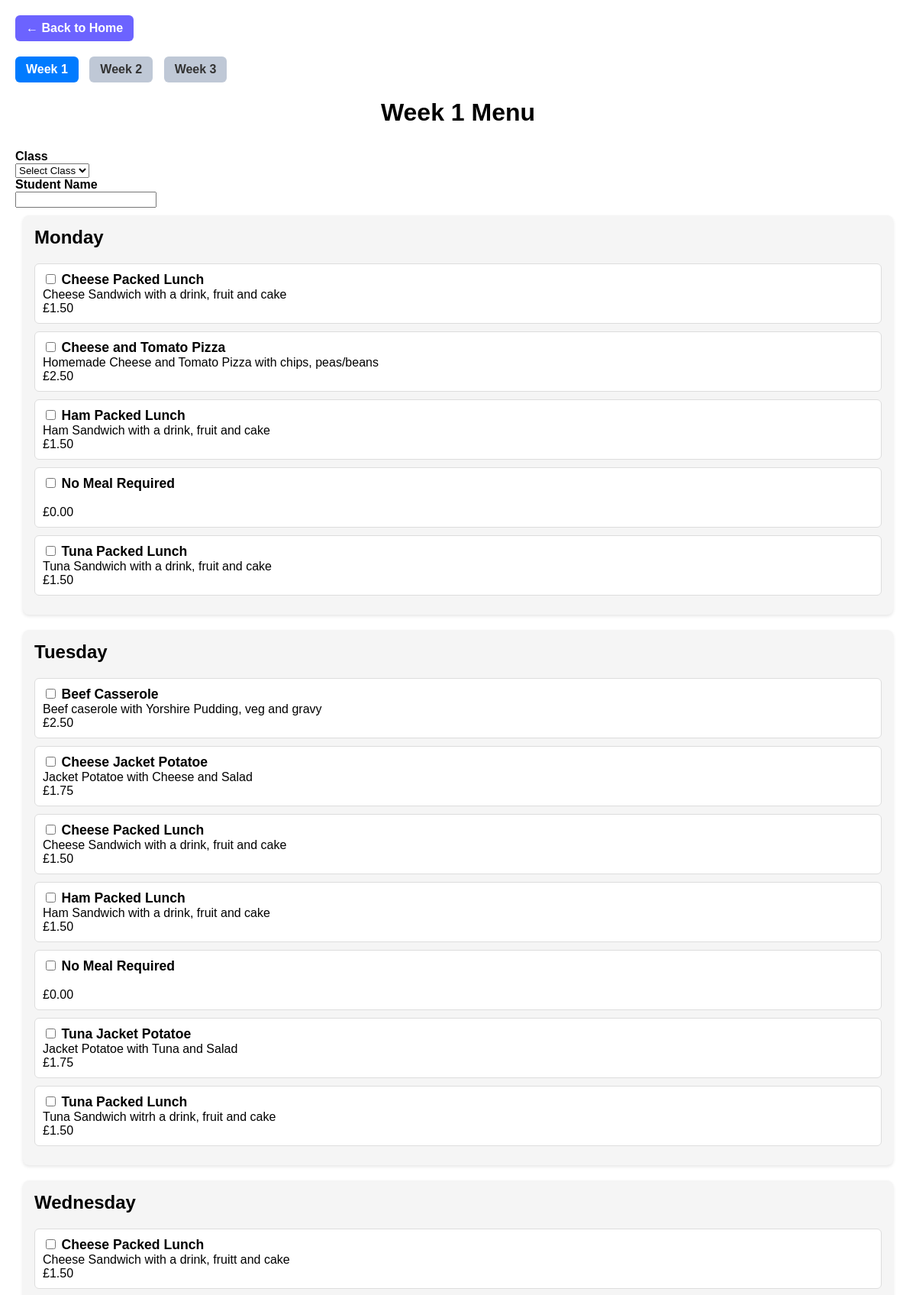
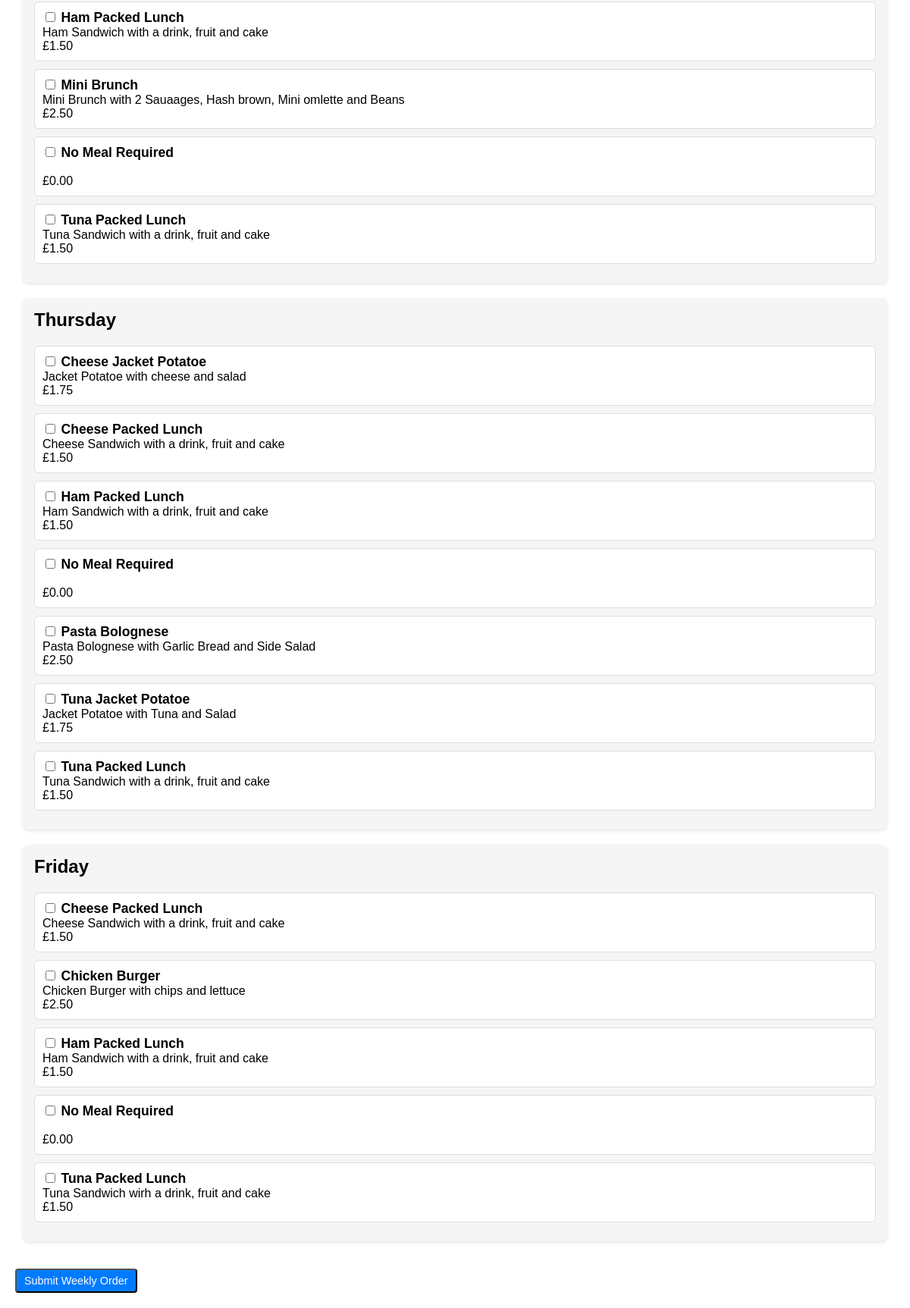
Page /menu/1/ on the committed database (2 pictures, top to bottom).
### mealshub/models.py (models this page shows, shortened)
class Meal(models.Model):
    name = models.CharField(max_length=100)
    description = models.TextField(blank=True)
    category = models.CharField(max_length=50, blank=True)
    price = models.DecimalField(max_digits=5, decimal_places=2)
    is_available = models.BooleanField(default=True)
    week = models.IntegerField(choices=WEEK_CHOICES)
    day = models.CharField(max_length=3, choices=DAY_CHOICES)

### mealshub/views.py (the view)
# urls.py: path("menu/<int:week_number>/", views.menu_view, name="menu"),
def menu_view(request, week_number):
    meals = Meal.objects.filter(
        week=week_number,
        is_available=True
        ).order_by('day', 'name')
    days = ['Mon', 'Tue', 'Wed', 'Thu', 'Fri']
    grouped = {day: [] for day in days}
    for meal in meals:
        grouped[meal.day].append(meal)
    context = {
        "week_number": week_number,
        "grouped_meals": grouped
    }
    return render(request, "mealshub/menu.html", context)

### mealshub/templates/mealshub/menu.html (shortened to what this page needs)
<a href="/" class="return-btn">← Back to Home</a>
<div style="margin-bottom:20px;">
    <a href="/menu/1/" class="week-btn {% if week_number == 1 %}active{% endif %}">Week 1</a>
    <a href="/menu/2/" class="week-btn {% if week_number == 2 %}active{% endif %}">Week 2</a>
    <a href="/menu/3/" class="week-btn {% if week_number == 3 %}active{% endif %}">Week 3</a>
</div>
<h1>Week {{ week_number }} Menu</h1>
<form method="POST" action="{% url 'weekly_order_submit' week_number %}">
    <div class="student-block">
    <label><strong>Class</strong></label><br>
    <select name="class_name" required>
        <option value="">Select Class</option>
    </select>
</div>
    <div class="student-block">
        <label><strong>Student Name</strong></label><br>
        <input type="text" name="student" required>
    </div>
<div class="week-container">
    {% for day, meals in grouped_meals.items %}
        <div class="day-block">
    <h2>
        {% if day == 'Mon' %}Monday{% endif %}
        {% if day == 'Tue' %}Tuesday{% endif %}
        {% if day == 'Wed' %}Wednesday{% endif %}
        {% if day == 'Thu' %}Thursday{% endif %}
        {% if day == 'Fri' %}Friday{% endif %}
    </h2>
    {% if meals %}
        {% for meal in meals %}
            <div class="meal-item">
                <label>
                   <input type="checkbox" name="meal_{{ day }}" value="{{ meal.id }}">
                    <strong>{{ meal.name }}</strong><br>
                    {{ meal.description }}<br>
                    £{{ meal.price }}<br>
                </label>
            </div>
         {% endfor %}
    {% else %}
        <p>No meals for this day.</p>
    {% endif %}
  </div>
{% endfor %}
</div>
    <button type="submit" class="order-button">Submit Weekly Order</button>
</form>

### mealshub/templates/mealshub/menu.html (style rules this page uses)
h1 { text-align: center; margin-bottom: 30px; }
.day-block h2 { margin-top: 0; }
.day-block { background: #f5f5f5; padding: 15px; margin-bottom: 20px; border-radius: 8px; box-shadow: 0 2px 4px rgba(0,0,0,0.1); }
.meal-item { margin-bottom: 10px; background: #fff; padding: 10px; border: 1px solid #ddd; border-radius: 6px; }
.meal-item strong { font-size: 1.1rem; }
.week-container { padding: 10px; }
.week-btn { display: inline-block; padding: 8px 14px; margin-right: 10px; background: #bfc8d6; color: #333; text-decoration: none; border-radius: 6px; font-weight: bold; transition: background 0.2s ease; }
.week-btn.active { background: #007bff; color: white; }
.return-btn { display: inline-block; margin-bottom: 20px; padding: 8px 14px; background: #6c63ff; color: white; text-decoration: none; border-radius: 6px; font-weight: bold; transition: background 0.2s ease; }
.order-button { display: inline-block; margin-top: 6px; padding: 6px 10px; background: #007bff; color: white; text-decoration: none; border-radius: 4px; font-size: 0.9rem; }

### rows in the picture
Meal: shows "Monday", name "Cheese Packed Lunch", description "Cheese Sandwich with a drink, fruit and cake", price "1.50"
Meal: name "Cheese and Tomato Pizza", description "Homemade Cheese and Tomato Pizza with chips, peas/beans", price "2.50"
Meal: name "Ham Packed Lunch", description "Ham Sandwich with a drink, fruit and cake", price "1.50"
Meal: name "No Meal Required", price "0.00"
Meal: name "Tuna Packed Lunch", description "Tuna Sandwich with a drink, fruit and cake", price "1.50"
Meal: shows "Tuesday", name "Beef Casserole", description "Beef caserole with Yorshire Pudding, veg and gravy", price "2.50"
Meal: name "Cheese Jacket Potatoe", description "Jacket Potatoe with Cheese and Salad", price "1.75"
Meal: name "Cheese Packed Lunch", description "Cheese Sandwich with a drink, fruit and cake", price "1.50"
Meal: name "Ham Packed Lunch", description "Ham Sandwich with a drink, fruit and cake", price "1.50"
Meal: name "No Meal Required", price "0.00"
Meal: name "Tuna Jacket Potatoe", description "Jacket Potatoe with Tuna and Salad", price "1.75"
Meal: name "Tuna Packed Lunch", description "Tuna Sandwich witrh a drink, fruit and cake", price "1.50"
Meal: shows "Wednesday", name "Cheese Packed Lunch", description "Cheese Sandwich with a drink, fruitt and cake", price "1.50"
Meal: name "Ham Packed Lunch", description "Ham Sandwich with a drink, fruit and cake", price "1.50"
Meal: name "Mini Brunch", description "Mini Brunch with 2 Sauaages, Hash brown, Mini omlette and Beans", price "2.50"
Meal: name "No Meal Required", price "0.00"
Meal: name "Tuna Packed Lunch", description "Tuna Sandwich with a drink, fruit and cake", price "1.50"
Meal: shows "Thursday", name "Cheese Jacket Potatoe", description "Jacket Potatoe with cheese and salad", price "1.75"
Meal: name "Cheese Packed Lunch", description "Cheese Sandwich with a drink, fruit and cake", price "1.50"
Meal: name "Ham Packed Lunch", description "Ham Sandwich with a drink, fruit and cake", price "1.50"
Meal: name "No Meal Required", price "0.00"
Meal: name "Pasta Bolognese", description "Pasta Bolognese with Garlic Bread and Side Salad", price "2.50"
Meal: name "Tuna Jacket Potatoe", description "Jacket Potatoe with Tuna and Salad", price "1.75"
Meal: name "Tuna Packed Lunch", description "Tuna Sandwich with a drink, fruit and cake", price "1.50"
Meal: shows "Friday", name "Cheese Packed Lunch", description "Cheese Sandwich with a drink, fruit and cake", price "1.50"
Meal: name "Chicken Burger", description "Chicken Burger with chips and lettuce", price "2.50"
Meal: name "Ham Packed Lunch", description "Ham Sandwich with a drink, fruit and cake", price "1.50"
Meal: name "No Meal Required", price "0.00"
Meal: name "Tuna Packed Lunch", description "Tuna Sandwich wirh a drink, fruit and cake", price "1.50"

### other values in the picture
{{ week_number }} "1"
